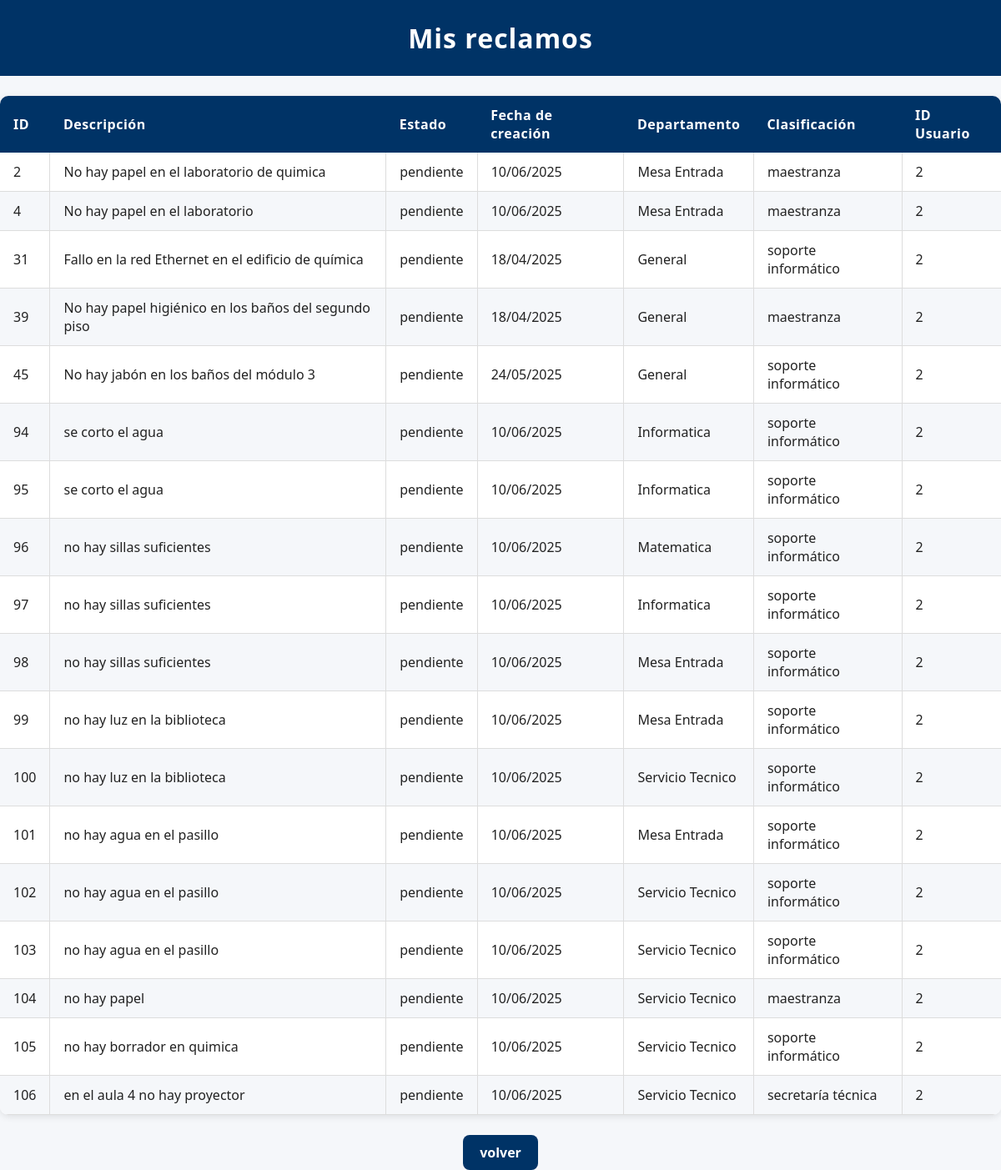
Before: /mis_reclamos (signed in) with the older database file.
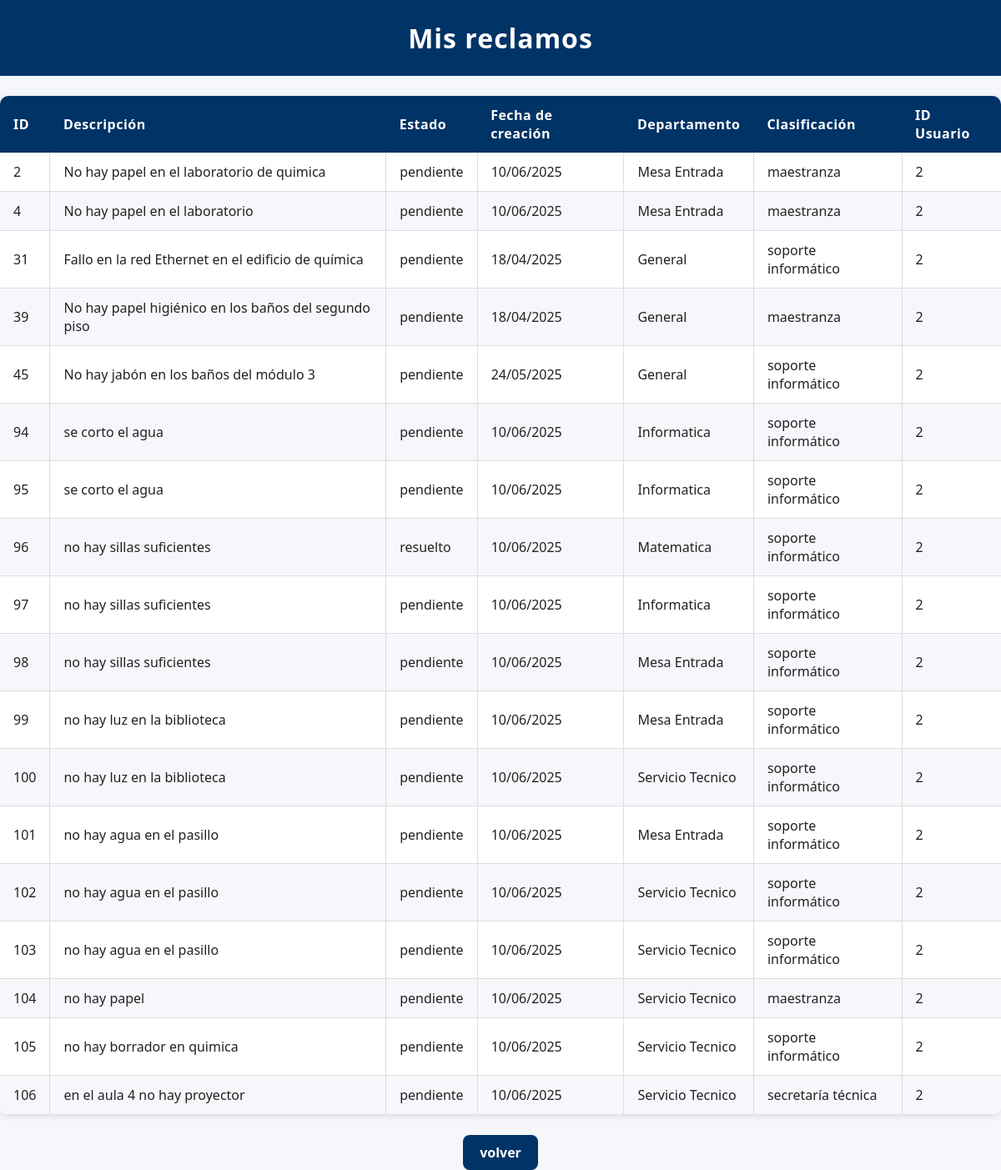
After: the same page with the newer database file.
### modules/modelos.py (models this page shows)
class Base(DeclarativeBase):
    pass

class ModeloReclamo(Base):
    __tablename__ = 'reclamos'
    id = Column(Integer, primary_key=True)
    estado = Column(String, default="pendiente")
    fecha_hora = Column(DateTime, default=datetime.utcnow)
    contenido = Column(String)
    usuario_id = Column(Integer, ForeignKey('usuarios.id'))
    departamento = Column(String)
    clasificacion = Column(String)
    cantidad_adherentes = Column(Integer, default=1) #Se contabiliza como adherente el usuario que crea el reclamo
    usuarios = relationship(
        "ModeloUsuario",
        secondary=usuarios_reclamos,
        back_populates="reclamos"
    )
    usuario = relationship("ModeloUsuario", foreign_keys=[usuario_id], backref="reclamos_creados")

### server.py (the view)
@app.route('/mis_reclamos')
@login_required
def mis_reclamos():
    reclamos = repo_reclamos.obtener_todos_los_registros(current_user.id)
    return render_template('mis_reclamos.html', usuario=current_user, reclamos=reclamos)

### modules/login.py (called while the page is built)
    @property
    def is_authenticated(self):
        return True

### modules/repositorio.py (called while the page is built)
    def obtener_registro_por_filtro(self, campo, valor, campo2=None, valor2=None):
        query = self.__session.query(ModeloUsuario).filter(getattr(ModeloUsuario, campo) == valor)
        if campo2 and valor2:
            query = query.filter(getattr(ModeloUsuario, campo2) == valor2)
        modelo = query.first()
        if modelo:
            return self.__map_modelo_a_entidad(modelo)
        return None

    def __map_modelo_a_entidad(self, modelo: ModeloUsuario):
        return Usuario(
            nombre=modelo.nombre,
            apellido=modelo.apellido,
            email=modelo.email,
            nombre_de_usuario=modelo.nombre_de_usuario,
            contraseña=modelo.contraseña,
            rol=modelo.rol,
            claustro=modelo.claustro,
            id=modelo.id
        )

    def obtener_todos_los_registros(self, usuario_id):
        return self.__session.query(ModeloReclamo).filter_by(usuario_id=usuario_id).all()

### modules/usuarios.py (called while the page is built)
    @property
    def nombre(self):
        return self.__nombre

    @property
    def apellido(self):
        return self.__apellido

    @property
    def email(self):
        return self.__email

    @property
    def nombre_de_usuario(self):
        return self.__nombre_de_usuario

    @property
    def contraseña(self):
        return self.__contraseña

    @property
    def rol(self):
        return self.__rol

    @property
    def claustro(self):
        return self.__claustro

    @property
    def id(self):
        return self.__id

### server.py (called while the page is built)
@login_manager.user_loader
def load_user(user_id):
    usuario = repo_usuarios.obtener_registro_por_filtro(campo='id', valor = user_id)
    if usuario:
        return FlaskLoginUser(usuario)
    return None

### templates/mis_reclamos.html (shortened to what this page needs)
<!DOCTYPE html>
<html lang="en">
<head>
    <link rel="stylesheet" href="{{ url_for('static', filename='style.css') }}">
</head>
<body>
    <h1>Mis reclamos</h1>
    <table>
        <thead>
            <tr>
                <th>ID</th>
                <th>Descripción</th>
                <th>Estado</th>
                <th>Fecha de creación</th>
                <th>Departamento</th>
                <th>Clasificación</th>
                <th>ID Usuario</th>
            </tr>
        </thead>
        <tbody>
            {% for reclamo in reclamos %}
            <tr>
                <td>{{ reclamo.id }}</td>
                <td>{{ reclamo.contenido }}</td>
                <td>{{ reclamo.estado }}</td>
                <td>{{ reclamo.fecha_hora.strftime('%d/%m/%Y') }}</td>
                <td>{{ reclamo.departamento }}</td>
                <td>{{ reclamo.clasificacion }}</td>
                <td>{{ reclamo.usuario_id }}</td>
            </tr>
            {% endfor %}
        </tbody>
    </table>
    <div style="text-align:center;">
        <a href="{{ url_for('inicio') }}" class="enlace-boton">volver</a>
    </div>
</body>
</html>

### static/style.css (style rules this page uses)
html, body { font-family: 'Segoe UI', Arial, sans-serif; background-color: #f5f7fa; color: #222; margin: 0; padding: 0; height: 100%; }
h1 { background-color: #003366; color: #fff; margin: 0; padding: 24px 0; text-align: center; letter-spacing: 1px; }
table { width: 100%; border-collapse: collapse; margin: 24px 0; font-family: 'Segoe UI', Arial, sans-serif; font-size: 1em; color: #222; box-shadow: 0 2px 8px rgba(0,0,0,0.1); border-radius: 10px; overflow: hidden; background: #fff; }
thead { background-color: #003366; color: #fff; text-align: left; }
thead th { padding: 12px 16px; font-weight: bold; letter-spacing: 0.5px; }
tbody tr { border-bottom: 1px solid #ddd; }
tbody tr:nth-child(even) { background-color: #f5f7fa; }
tbody td { padding: 12px 16px; vertical-align: middle; border-left: 1px solid #ddd; }
tbody td:first-child { border-left: none; }
a { position: relative; color: #003366; font-weight: 600; text-decoration: none; cursor: pointer; transition: color 0.3s ease; }
a::after { content: ''; position: absolute; width: 0; height: 2px; left: 0; bottom: -3px; background-color: #00509e; transition: width 0.3s ease; border-radius: 2px; }
a.enlace-boton { display: inline-block; padding: 10px 20px; background-color: #003366; color: #fff; border-radius: 8px; text-decoration: none; font-weight: bold; }

Changed rows visible on the page:
changed ModeloReclamo "Matematica": estado "pendiente" → "resuelto"
